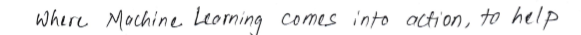
#> input picture src/img1.png, 581 x 35 px
$ python temp.py
#> lines starting #> are read from the running program, lines starting #| are printed output that depends on the picture
import matplotlib.pyplot as plt
import cv2

img1 = cv2.imread("img1.png",0)
#> img1: shape (35, 581); min 19, max 255, mean 241
img2 = cv2.imread("img2.png",0)
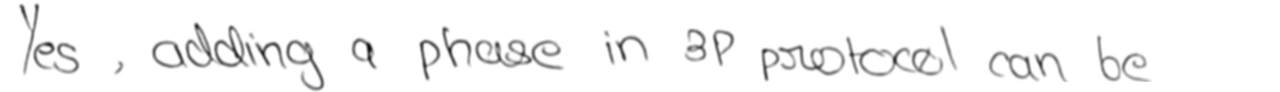
#> input picture src/img2.png, 1280 x 92 px
#> img2 is the input picture: shape (92, 1280); min 8, max 255, mean 245.3
plt.subplot(211)
plt.imshow(img1, cmap="gray")
plt.subplot(212)
plt.imshow(img2, cmap="gray")
plt.show()
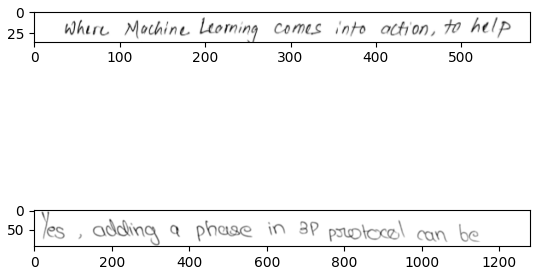
#> figure drawn by matplotlib, 2 panels
